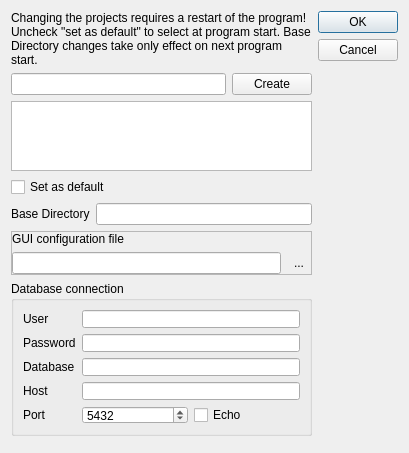
<?xml version="1.0" encoding="UTF-8"?>
<ui version="4.0">
 <class>Dialog</class>
 <widget class="QDialog" name="Dialog">
  <property name="geometry">
   <rect>
    <x>0</x>
    <y>0</y>
    <width>409</width>
    <height>453</height>
   </rect>
  </property>
  <property name="windowTitle">
   <string>Project Selection</string>
  </property>
  <layout class="QHBoxLayout" name="horizontalLayout_3">
   <item>
    <layout class="QVBoxLayout" name="verticalLayout">
     <item>
      <widget class="QLabel" name="warningLabel">
       <property name="text">
        <string>Changing the projects requires a restart of the program! Uncheck &quot;set as default&quot; to select at program start. Base Directory changes take only effect on next program start.</string>
       </property>
       <property name="wordWrap">
        <bool>true</bool>
       </property>
      </widget>
     </item>
     <item>
      <layout class="QHBoxLayout" name="horizontalLayout">
       <item>
        <widget class="QLineEdit" name="newProjectName"/>
       </item>
       <item>
        <widget class="QPushButton" name="createButton">
         <property name="text">
          <string>Create</string>
         </property>
        </widget>
       </item>
      </layout>
     </item>
     <item>
      <widget class="QListWidget" name="projectList"/>
     </item>
     <item>
      <widget class="QCheckBox" name="defaultCheckBox">
       <property name="text">
        <string>Set as default</string>
       </property>
      </widget>
     </item>
     <item>
      <layout class="QHBoxLayout" name="horizontalLayout_2">
       <item>
        <widget class="QLabel" name="label">
         <property name="text">
          <string>Base Directory</string>
         </property>
        </widget>
       </item>
       <item>
        <widget class="QLineEdit" name="baseDirectoryEdit"/>
       </item>
      </layout>
     </item>
     <item>
      <widget class="QFrame" name="startupWidgets">
       <property name="frameShape">
        <enum>QFrame::StyledPanel</enum>
       </property>
       <property name="frameShadow">
        <enum>QFrame::Raised</enum>
       </property>
       <layout class="QVBoxLayout" name="verticalLayout_2">
        <property name="margin">
         <number>0</number>
        </property>
        <item>
         <widget class="QLabel" name="label_2">
          <property name="text">
           <string>GUI configuration file</string>
          </property>
         </widget>
        </item>
        <item>
         <layout class="QHBoxLayout" name="horizontalLayout_4">
          <item>
           <widget class="QLineEdit" name="configFileEdit"/>
          </item>
          <item>
           <widget class="QToolButton" name="configFileToolButton">
            <property name="text">
             <string>...</string>
            </property>
            <property name="icon">
             <iconset resource="Experiment.qrc">
              <normaloff>:/openicon/icons/document-open-5.png</normaloff>:/openicon/icons/document-open-5.png</iconset>
            </property>
            <property name="autoRaise">
             <bool>true</bool>
            </property>
           </widget>
          </item>
         </layout>
        </item>
       </layout>
      </widget>
     </item>
     <item>
      <widget class="QGroupBox" name="groupBox">
       <property name="title">
        <string>Database connection</string>
       </property>
       <layout class="QVBoxLayout" name="verticalLayout_3">
        <item>
         <layout class="QGridLayout" name="gridLayout_2">
          <item row="5" column="1">
           <widget class="QSpinBox" name="portEdit">
            <property name="maximum">
             <number>999999999</number>
            </property>
            <property name="value">
             <number>5432</number>
            </property>
           </widget>
          </item>
          <item row="2" column="0">
           <widget class="QLabel" name="label_9">
            <property name="text">
             <string>Password</string>
            </property>
           </widget>
          </item>
          <item row="3" column="0">
           <widget class="QLabel" name="label_10">
            <property name="text">
             <string>Database</string>
            </property>
           </widget>
          </item>
          <item row="0" column="0">
           <widget class="QLabel" name="label_8">
            <property name="text">
             <string>User</string>
            </property>
           </widget>
          </item>
          <item row="5" column="0">
           <widget class="QLabel" name="label_12">
            <property name="text">
             <string>Port</string>
            </property>
           </widget>
          </item>
          <item row="4" column="0">
           <widget class="QLabel" name="label_11">
            <property name="text">
             <string>Host</string>
            </property>
           </widget>
          </item>
          <item row="5" column="2">
           <widget class="QCheckBox" name="echoCheck">
            <property name="text">
             <string>Echo</string>
            </property>
           </widget>
          </item>
          <item row="4" column="1" colspan="2">
           <widget class="QLineEdit" name="hostEdit"/>
          </item>
          <item row="3" column="1" colspan="2">
           <widget class="QLineEdit" name="databaseEdit"/>
          </item>
          <item row="2" column="1" colspan="2">
           <widget class="QLineEdit" name="passwordEdit">
            <property name="echoMode">
             <enum>QLineEdit::Password</enum>
            </property>
           </widget>
          </item>
          <item row="0" column="1" colspan="2">
           <widget class="QLineEdit" name="userEdit">
            <property name="sizePolicy">
             <sizepolicy hsizetype="Expanding" vsizetype="Fixed">
              <horstretch>1</horstretch>
              <verstretch>0</verstretch>
             </sizepolicy>
            </property>
           </widget>
          </item>
         </layout>
        </item>
       </layout>
      </widget>
     </item>
     <item>
      <widget class="QFrame" name="frame">
       <property name="frameShape">
        <enum>QFrame::StyledPanel</enum>
       </property>
       <property name="frameShadow">
        <enum>QFrame::Raised</enum>
       </property>
      </widget>
     </item>
    </layout>
   </item>
   <item>
    <widget class="QDialogButtonBox" name="buttonBox">
     <property name="orientation">
      <enum>Qt::Vertical</enum>
     </property>
     <property name="standardButtons">
      <set>QDialogButtonBox::Cancel|QDialogButtonBox::Ok</set>
     </property>
    </widget>
   </item>
  </layout>
 </widget>
 <tabstops>
  <tabstop>newProjectName</tabstop>
  <tabstop>createButton</tabstop>
  <tabstop>projectList</tabstop>
  <tabstop>defaultCheckBox</tabstop>
  <tabstop>baseDirectoryEdit</tabstop>
  <tabstop>configFileEdit</tabstop>
  <tabstop>configFileToolButton</tabstop>
  <tabstop>userEdit</tabstop>
  <tabstop>passwordEdit</tabstop>
  <tabstop>databaseEdit</tabstop>
  <tabstop>hostEdit</tabstop>
  <tabstop>portEdit</tabstop>
  <tabstop>buttonBox</tabstop>
 </tabstops>
 <resources>
  <include location="Experiment.qrc"/>
 </resources>
 <connections>
  <connection>
   <sender>buttonBox</sender>
   <signal>accepted()</signal>
   <receiver>Dialog</receiver>
   <slot>accept()</slot>
   <hints>
    <hint type="sourcelabel">
     <x>248</x>
     <y>254</y>
    </hint>
    <hint type="destinationlabel">
     <x>157</x>
     <y>274</y>
    </hint>
   </hints>
  </connection>
  <connection>
   <sender>buttonBox</sender>
   <signal>rejected()</signal>
   <receiver>Dialog</receiver>
   <slot>reject()</slot>
   <hints>
    <hint type="sourcelabel">
     <x>316</x>
     <y>260</y>
    </hint>
    <hint type="destinationlabel">
     <x>286</x>
     <y>274</y>
    </hint>
   </hints>
  </connection>
 </connections>
</ui>
